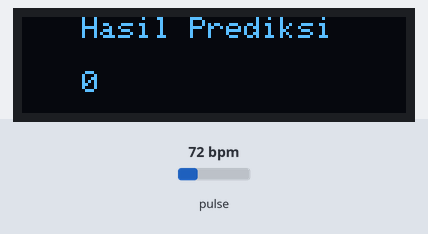
A sketch run on a simulated Arduino Uno, built with avr-gcc and run on an emulated ATmega328P. Parts: 128×32 one-colour display. The test bench sets the inputs (shaded band); at power-on: pulse 72 bpm. The display library's start-up logo is not drawn; what the sketch prints to the serial monitor is not drawn.

Above: at 3.1 s.
At 4.0 s:
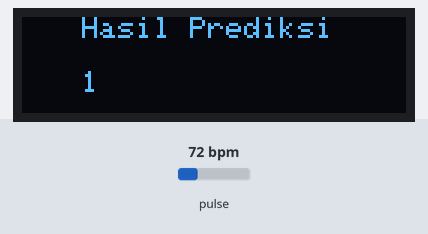
At 4.8 s:
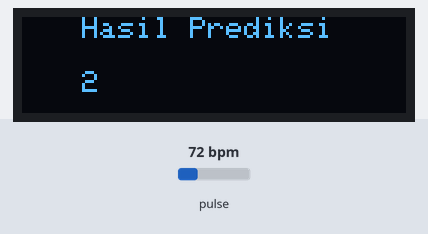
At 6.5 s:
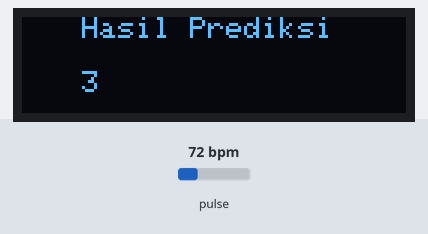
At 7.3 s:
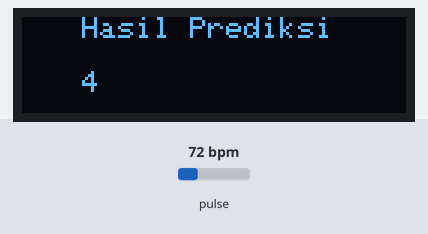

Measured:
- what the display in image 0 shows lasts 0.8 s, from 3.1 s to 3.9 s
- what the display in image 2 shows lasts 1.7 s, from 4.7 s to 6.4 s

The sketch:

CODE_Fuzzy_Sugeno.ino
```cpp
#include <Adafruit_GFX.h>        //OLED libraries
#include <Adafruit_SSD1306.h>
#include <Wire.h>
#include "MAX30105.h"           //MAX3010x library
#include "heartRate.h"          //Heart rate calculating algorithm
int hitung=0;

MAX30105 particleSensor;
#define SAMPLING 5
const byte RATE_SIZE = 4; //Increase this for more averaging. 4 is good.
byte rates[RATE_SIZE]; //Array of heart rates
byte rateSpot = 0;
long lastBeat = 0; //Time at which the last beat occurred
float beatsPerMinute;
int beatAvg;
int beatAvg1;
double avered = 0;
double aveir = 0;
double sumirrms = 0;
double sumredrms = 0;

int i = 0;
int k;
int Num = 100;//calculate SpO2 by this sampling interval

double ESpO2 = 95.0;//initial value of estimated SpO2
double ESpO21;
double FSpO2 = 0.7; //filter factor for estimated SpO2
double frate = 0.95; //low pass filter for IR/red LED value to eliminate AC component
String Status;

double SNormal;
double SMild;
double SModerate;
double SSevere;

double Hbrad;
double Hfine;
double Htac;

double predictNormal;
double predictMild;
double predictModerate;
double predictSevere;

double defuzzySugeno;

double PNormal;
double PMild;
double PModerate;
double PSevere;

#define SCREEN_WIDTH 128 // OLED display width, in pixels
#define SCREEN_HEIGHT 32 // OLED display height, in pixels
#define OLED_RESET    -1 // Reset pin # (or -1 if sharing Arduino reset pin)

Adafruit_SSD1306 display(SCREEN_WIDTH, SCREEN_HEIGHT, &Wire, OLED_RESET); //Declaring the display name (display)

static const unsigned char PROGMEM logo2_bmp[] =
{ 0x03, 0xC0, 0xF0, 0x06, 0x71, 0x8C, 0x0C, 0x1B, 0x06, 0x18, 0x0E, 0x02, 0x10, 0x0C, 0x03, 0x10,              //Logo2 and Logo3 are two bmp pictures that display on the OLED if called
0x04, 0x01, 0x10, 0x04, 0x01, 0x10, 0x40, 0x01, 0x10, 0x40, 0x01, 0x10, 0xC0, 0x03, 0x08, 0x88,
0x02, 0x08, 0xB8, 0x04, 0xFF, 0x37, 0x08, 0x01, 0x30, 0x18, 0x01, 0x90, 0x30, 0x00, 0xC0, 0x60,
0x00, 0x60, 0xC0, 0x00, 0x31, 0x80, 0x00, 0x1B, 0x00, 0x00, 0x0E, 0x00, 0x00, 0x04, 0x00,  };

static const unsigned char PROGMEM logo3_bmp[] =
{ 0x01, 0xF0, 0x0F, 0x80, 0x06, 0x1C, 0x38, 0x60, 0x18, 0x06, 0x60, 0x18, 0x10, 0x01, 0x80, 0x08,
0x20, 0x01, 0x80, 0x04, 0x40, 0x00, 0x00, 0x02, 0x40, 0x00, 0x00, 0x02, 0xC0, 0x00, 0x08, 0x03,
0x80, 0x00, 0x08, 0x01, 0x80, 0x00, 0x18, 0x01, 0x80, 0x00, 0x1C, 0x01, 0x80, 0x00, 0x14, 0x00,
0x80, 0x00, 0x14, 0x00, 0x80, 0x00, 0x14, 0x00, 0x40, 0x10, 0x12, 0x00, 0x40, 0x10, 0x12, 0x00,
0x7E, 0x1F, 0x23, 0xFE, 0x03, 0x31, 0xA0, 0x04, 0x01, 0xA0, 0xA0, 0x0C, 0x00, 0xA0, 0xA0, 0x08,
0x00, 0x60, 0xE0, 0x10, 0x00, 0x20, 0x60, 0x20, 0x06, 0x00, 0x40, 0x60, 0x03, 0x00, 0x40, 0xC0,
0x01, 0x80, 0x01, 0x80, 0x00, 0xC0, 0x03, 0x00, 0x00, 0x60, 0x06, 0x00, 0x00, 0x30, 0x0C, 0x00,
0x00, 0x08, 0x10, 0x00, 0x00, 0x06, 0x60, 0x00, 0x00, 0x03, 0xC0, 0x00, 0x00, 0x01, 0x80, 0x00  };

#define USEFIFO
void setup() {

  Serial.begin(115200);
  display.begin(SSD1306_SWITCHCAPVCC, 0x3C); //Start the OLED display
  display.display();
  delay(3000);
  // Initialize sensor
  particleSensor.begin(Wire, I2C_SPEED_FAST); //Use default I2C port, 400kHz speed
  particleSensor.setup(); //Configure sensor with default settings
  particleSensor.setPulseAmplitudeRed(0x0A); //Turn Red LED to low to indicate sensor is running

}

int n = 0;
//-------------------------------------------------------fuzzyfikasi SpO2----------------------------------------------------------------------------------------------------------------------
double SpO2Normal(double ESpO2) //nilai fuzzy hypoxemia normal
{
  if(ESpO2 < 94)
  {
   return 0;
  }
  else if((ESpO2 >= 94) && (ESpO2 < 95))
  {
    return (ESpO2 - 94)/(95-94);
  }
  else if((ESpO2 >= 95) && (ESpO2 <= 100))
  {
    return 1;
  }
}

double SpO2Mild(double ESpO2)//nilai fuzzy hypoxemia mild
{
  if(ESpO2 < 90)
  {
    return 0;
  }
  else if((ESpO2 >= 90) && (ESpO2 < 91))
  {
    return (ESpO2 - 90)/(91-90);
  }
  else if((ESpO2 >= 91) && (ESpO2 <= 94))
  {
    return 1;
  }
  else if((ESpO2 > 94) && (ESpO2 <= 95))
  {
    return (95-ESpO2)/(95-94);
  }
  if(ESpO2 > 95)
  {
    return 0;
  }
}

double SpO2moderate(double ESpO2){ //nilai fuzzy hypoxemia moderate
  if(ESpO2 < 85)
  {
    return 0;
  }
  else if((ESpO2 >= 85) && (ESpO2 < 86))
  {
    return (ESpO2 - 85)/(86-85);
  }
  else if((86 <= ESpO2) && (ESpO2 <= 90))
  {
    return 1;
  }
  else if((ESpO2 > 90) && (ESpO2 <= 91))
  {
    return (91-ESpO2)/(91-90);
  }
  if(ESpO2 > 91)
  {
    return 0;
  }
}

double SpO2severe(double ESpO2) //nilai fuzzy hypoxemia severe
{
  if(ESpO2 <= 85)
  {
    return 1;
  }
  else if((ESpO2 > 85) && (ESpO2 <= 86))
  {
    return (86-ESpO2)/(86-85);
  }
  else if(ESpO2 > 86)
  {
    return 0;
  }
}
//-------------------------------------------------------fuzzyfikasi Heart Rate----------------------------------------------------------------------------------------------------------------

double HRbrad(double beatAvg) //nilai fuzzy heart rate bradhycardia
{
  if(beatAvg <= 60)
  {
    return 1;
  }
  else if((beatAvg > 60) && (beatAvg <= 80))
  {
    return (80-beatAvg)/(80-60);
  }
  else if(beatAvg > 80)
  {
    return 0;
  }
}

double HRfine(double beatAvg) //nilai fuzzy heart rate normal
{
  if(beatAvg < 60)
  {
    return 0;
  }
  else if((beatAvg >= 60) && (beatAvg <= 80))
  {
    return (beatAvg - 60)/(80-60);
  }
  else if((beatAvg > 80) && (beatAvg <= 100))
  {
    return (100 - beatAvg)/(100-80);
  }
  if(beatAvg > 100)
  {
    return 0;
  }
}

double HRtac(double beatAvg) //nilai fuzzy heart rate tachycardia
{
  if(beatAvg > 100)
  {
    return 1;
  }
  else if((beatAvg > 80) && (beatAvg <= 100))
  {
    return (beatAvg - 80)/(100-80);
  }
  else if(beatAvg <= 80)
  {
    return 0;
  }
}

//------------------------------------------------define minimum-------------------------------------------------------------------------------------------------------------------------------

double Min(double a, double b) {
  if (a < b) {
    return a;
  }
  else if (b < a) {
    return b;
  }
  else return a;
}

//----------------------------------------------define maximum---------------------------------------------------------------------------------------------------------------------------------

double Max2para(double a, double b) {
  if (a > b) {
    return a;
  }
  else if (b > a) {
    return b;
  }
  else return a;
}

double Max3para(double a, double b, double c) {
  if ((a > b) && (a > c)) {
    return a;
  }
  else if ((b > a) && (b > c)) {
    return b;
  }
  else if ((c > a) && (c > b)) {
    return c;
  }
  else if (a = b){
    return a;
  }
  else if (b = c){
    return b;
  }
  else if (a = c){
    return a;
  }
}

double Max4para(double a, double b, double c, double d) {
  if ((a > b) && (a > c) && (a > d)) {
    return a;
  }
  else if ((b > a) && (b > c) && (b > d)) {
    return b;
  }
  else if ((c > a) && (c > b) && (c > d)) {
    return c;
  }
  else if ((d > a) && (d > b) && (d > c)) {
    return d;
  }
  else if (a = b){
    return a;
  }
  else if (b = c){
    return b;
  }
  else if (a = d){
    return a;
  }
  else if (b = d){
    return b;
  }
  else if (c = d){
    return c;
  }
  else if (a = c){
    return a;
  }
}


//---------------------------------------------------inference---------------------------------------------------------------------------------------------------------------------------------

double infNormal(double a, double b, double c)
{
  a = SpO2Normal(ESpO2);
  b = HRbrad(beatAvg);
  c = HRfine(beatAvg);
  double normal_hypoxia1 = Min(a, b);
  double normal_hypoxia2 = Min(a, c);
  return Max2para(normal_hypoxia1, normal_hypoxia2);
}

double infMild(double a, double b, double c, double d, double e)
{
  a = SpO2Normal(ESpO2);
  b = HRtac(beatAvg);
  c = SpO2Mild(ESpO2);
  d = HRbrad(beatAvg);
  e = HRfine(beatAvg);
  double mild_hypoxia1 = Min(a, b);
  double mild_hypoxia2 = Min(c, d);
  double mild_hypoxia3 = Min(c, e);
  return Max3para(mild_hypoxia1, mild_hypoxia2, mild_hypoxia3);
}

double infModerate(double a, double b, double c, double d, double e)
{
  a = SpO2Mild(ESpO2);
  b = HRtac(beatAvg);
  c = SpO2moderate(ESpO2);
  d = HRbrad(beatAvg);
  e = HRfine(beatAvg);
  double moderate_hypoxia1 = Min(a, b);
  double moderate_hypoxia2 = Min(c, d);
  double moderate_hypoxia3 = Min(c, e);
  return Max3para(moderate_hypoxia1, moderate_hypoxia2, moderate_hypoxia3);
}

double infSevere(double a, double b, double c, double d, double e, double f)
{
  a = SpO2moderate(ESpO2);
  b = HRtac(beatAvg);
  c = SpO2severe(ESpO2);
  d = HRbrad(beatAvg);
  e = HRfine(beatAvg);
  f = HRtac(beatAvg);
  double severe_hypoxia1 = Min(a, b);
  double severe_hypoxia2 = Min(c, d);
  double severe_hypoxia3 = Min(c, e);
  double severe_hypoxia4 = Min(c, f);
  return Max4para(severe_hypoxia1, severe_hypoxia2, severe_hypoxia3, severe_hypoxia4);
}

//----------------------------------------------------Defuzzyfikasi Sugeno---------------------------------------------------------------------------------------------------------------------

double Sugeno(double infNormal,double infMild,double infModerate,double infSevere)
{
  return ((infNormal*100)+(infMild*90)+(infModerate*80)+(infSevere*65))/(infNormal+infMild+infModerate+infSevere);
}

double SpO2 = 0; //raw SpO2 before low pass filtered

//-------------------------------------------------void----------------------------------------------------------------------------------------------------------------------------------------
void fuzzyfikasi(){
  SNormal = SpO2Normal(ESpO2);
  SMild = SpO2Mild(ESpO2);
  SModerate = SpO2moderate(ESpO2);
  SSevere = SpO2severe(ESpO2);

  Hbrad = HRbrad(beatAvg);
  Hfine = HRfine(beatAvg);
  Htac = HRtac(beatAvg);
  predictNormal = infNormal(SNormal, Hbrad, Hfine);
  predictMild = infMild(SNormal,Htac,SMild,Hbrad,Hfine);
  predictModerate = infModerate(SMild,Htac,SModerate,Hbrad,Hfine);
  predictSevere = infSevere(SModerate,Htac,SSevere,Hbrad,Hfine,Htac);

  defuzzySugeno = Sugeno(predictNormal,predictMild,predictModerate,predictSevere);

}

//-------------------------------------------------main----------------------------------------------------------------------------------------------------------------------------------------
void loop() {
  long irValue = particleSensor.getIR();    //Reading the IR value it will permit us to know if there's a finger on the sensor or not
  uint32_t ir, red , green;
  double fred, fir;

if(irValue > 7000){                                           //If a finger is detected
   #ifdef USEFIFO
     particleSensor.check(); //Check the sensor, read up to 3 samples
   #ifdef MAX30105
     red = particleSensor.getFIFORed(); //Sparkfun's MAX30105
     ir = particleSensor.getFIFOIR();  //Sparkfun's MAX30105
   #else
     red = particleSensor.getFIFOIR(); //why getFOFOIR output Red data by MAX30102 on MH-ET LIVE breakout board
     ir = particleSensor.getFIFORed(); //why getFIFORed output IR data by MAX30102 on MH-ET LIVE breakout board
   #endif
     i++;
     fred = (double)red;
     fir = (double)ir;
     avered = avered * frate + (double)red * (1.0 - frate);//average red level by low pass filter
     aveir = aveir * frate + (double)ir * (1.0 - frate); //average IR level by low pass filter
     sumredrms += (fred - avered) * (fred - avered); //square sum of alternate component of red level
     sumirrms += (fir - aveir) * (fir - aveir);//square sum of alternate component of IR level
   #endif
   if ((i % Num) == 0) {
     double R = (sqrt(sumredrms) / avered) / (sqrt(sumirrms) / aveir);
     SpO2 = -23.3 * (R - 0.4) + 100; //http://ww1.microchip.com/downloads/jp/AppNotes/00001525B_JP.pdf
     ESpO2 = FSpO2 * ESpO2 + (1.0 - FSpO2) * SpO2;
     sumredrms = 0.0; sumirrms = 0.0; i = 0;
  }
  if (checkForBeat(irValue) == true)                       //If a heart beat is detected
  {
    display.clearDisplay();                                   //Clear the display
//    display.drawBitmap(5, 5, logo2_bmp, 24, 21, WHITE);       //Draw the first bmp picture (little heart)
    display.setTextSize(1);                                   //Near it display the average BPM you can display the BPM if you want
    display.setTextColor(WHITE);
    display.setCursor(20,0);
    display.println("Hasil Prediksi");
    display.setCursor(20,18);
    display.println(k);
    display.display();

    long delta = millis() - lastBeat;                   //Measure duration between two beats
    lastBeat = millis();

    beatsPerMinute = 60 / (delta / 1000.0);           //Calculating the BPM

    if (beatsPerMinute < 255 && beatsPerMinute > 20)               //To calculate the average we strore some values (4) then do some math to calculate the average
    {
      rates[rateSpot++] = (byte)beatsPerMinute; //Store this reading in the array
      rateSpot %= RATE_SIZE; //Wrap variable

      //Take average of readings
      beatAvg = 0;
      for (byte x = 0 ; x < RATE_SIZE ; x++)
        beatAvg += rates[x];
      beatAvg /= RATE_SIZE;
    }

}

fuzzyfikasi();

if (ESpO2 > 100){
      Serial.println("Tidak Valid");
  }
  else{
       if (defuzzySugeno <= 75){
          k=4;
       }
       else if ((defuzzySugeno > 75)&&(defuzzySugeno < 85)){
          k=3;
       }
       else if ((defuzzySugeno >= 85)&&(defuzzySugeno < 95)){
          k=2;
       }
       else if (defuzzySugeno >= 95){
          k=1;
       }
  }
    hitung++;
    if(hitung>=100){
      hitung=0;
      Serial.print("#");
      Serial.print(beatAvg);
      Serial.print(",");
      Serial.print(ESpO2);
      Serial.print(",");
      Serial.print(k);
      Serial.println(" ");
//      Serial.println(defuzzySugeno);
   }


}


  if (irValue < 7000){       //If no finger is detected it inform the user and put the average BPM to 0 or it will be stored for the next measure
     ESpO2 = 0;
     beatAvg=0;
     fuzzyfikasi();
     k = 0;
//     hitung++;
//     if(hitung>=100){
//       hitung=0;
//       Serial.print("#");
//       Serial.print(beatAvg);
//       Serial.print(",");
//       Serial.print(ESpO2);
//       Serial.print(",");
//       Serial.print(k);
//       Serial.println(" ");
//       Serial.println(defuzzySugeno);
//    }

     display.clearDisplay();
     display.setTextSize(1);
     display.setTextColor(WHITE);
     display.setCursor(30,5);
     display.println("Please Place ");
     display.setCursor(30,15);
     display.println("your finger ");
     display.display();
     noTone(3);
   }
}
```
